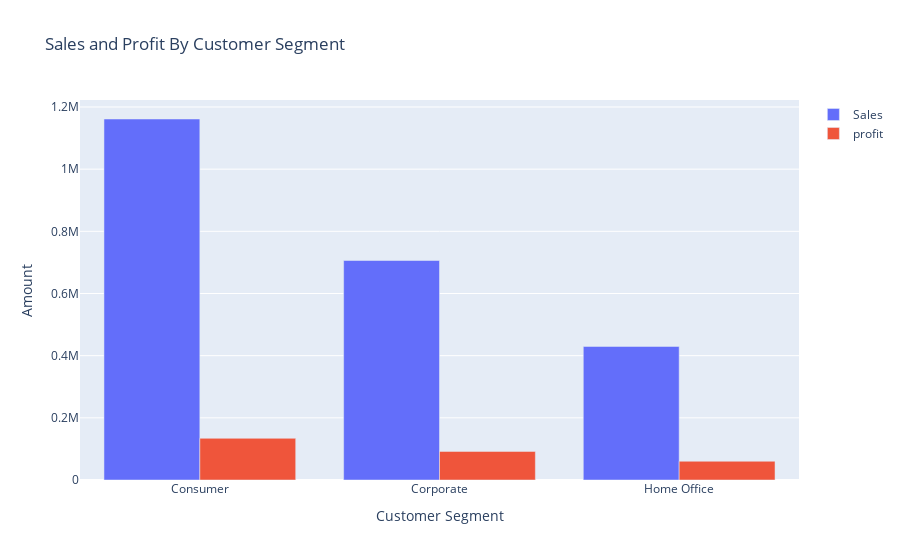

The notebook cell this image was saved under:
### Markdown cell above
# 6.Sale and Profit By Customer Segment

### Code cell
sales_profit_segment=df.groupby('Segment').agg({'Sales':'sum','Profit':'sum'}).reset_index()
fig=go.Figure()
fig.add_traces(go.Bar(x=sales_profit_segment['Segment'],
                     y=sales_profit_segment['Sales'],
                     name='Sales'))
fig.add_traces(go.Bar(x=sales_profit_segment['Segment'],
                     y=sales_profit_segment['Profit'],
                     name='profit'))
fig.update_layout(title='Sales and Profit By Customer Segment',
                 xaxis_title='Customer Segment',
                 yaxis_title='Amount')
fig.show()

### Figure 1 — Plotly figure (JSON) as saved in the notebook; plotly's stock layout.template omitted (floating-point values rounded to 4 significant figures)
{"data": [{"name": "Sales", "type": "bar", "x": ["Consumer", "Corporate", "Home Office"], "y": [1161000.0, 706100.0, 429700.0]}, {"name": "profit", "type": "bar", "x": ["Consumer", "Corporate", "Home Office"], "y": [134100.0, 91980.0, 60300.0]}], "layout": {"autosize": true, "title": {"text": "Sales and Profit By Customer Segment"}, "xaxis": {"autorange": true, "range": [-0.5, 2.5], "title": {"text": "Customer Segment"}, "type": "category"}, "yaxis": {"autorange": true, "range": [0, 1223000.0], "title": {"text": "Amount"}, "type": "linear"}}}
